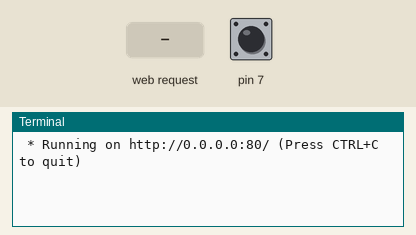
Bench run of a program on a simulated Raspberry Pi (header pin numbers). Shown: the last lines printed to the terminal. The inputs (shaded band) are chosen by the test bench; at power-on: pin 7 HIGH. The clock reads 2024-03-15 10:24:30 at power-on unless the program sets it.

Above: at 1.2 s.
1.3 s: HTTP request for /metrics received
At 1.9 s:
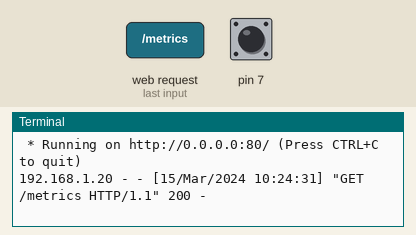
2.8 s: HTTP request for / received
At 4.2 s:
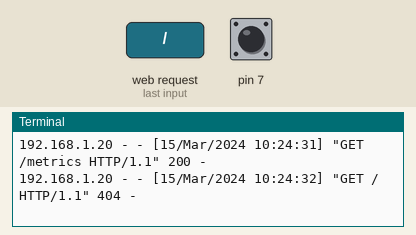

The program:

cpm-readings.py
```python
#!/usr/bin/env python3
import time
import RPi.GPIO as GPIO
from flask import Flask


app = Flask(__name__)

# Counts Per Minute. Anything below ~270 (give or take)
# is considered fine [citation needed].
cpm = (-1)
counts = 0

current_time = int(time.time())
avg_over = 10  # seconds - pick one of 5, 10, 15, 30, 60


@app.route("/metrics")
def cpm_metric():
    return f'''\
# HELP radiationd_counts_per_min Ambient temperature in celcius
# TYPE radiationd_counts_per_min gauge
radiationd_counts_per_min {cpm}'''


def on_event(channel):
    global counts, cpm, current_time
    counts = counts + 1

    if current_time + avg_over < int(time.time()):
        current_time = int(time.time())
        cpm = counts * (60 // avg_over)
        counts = 0
    # Debug - uncomment to see live counting
    #print(f'Counts: {counts}')


GPIO.setmode(GPIO.BOARD)
GPIO.setup(7, GPIO.IN)
GPIO.add_event_detect(7, GPIO.FALLING, callback=on_event)


if __name__ == '__main__':
    # Do not run this in production. For testing only.
    app.run(host="0.0.0.0", debug=False, port=80)
```

Measured:
- after the input at 1.3 s, the terminal: prints a new line at once (image 1)
- after the input at 2.8 s, the terminal: prints a new line at once (image 2)
